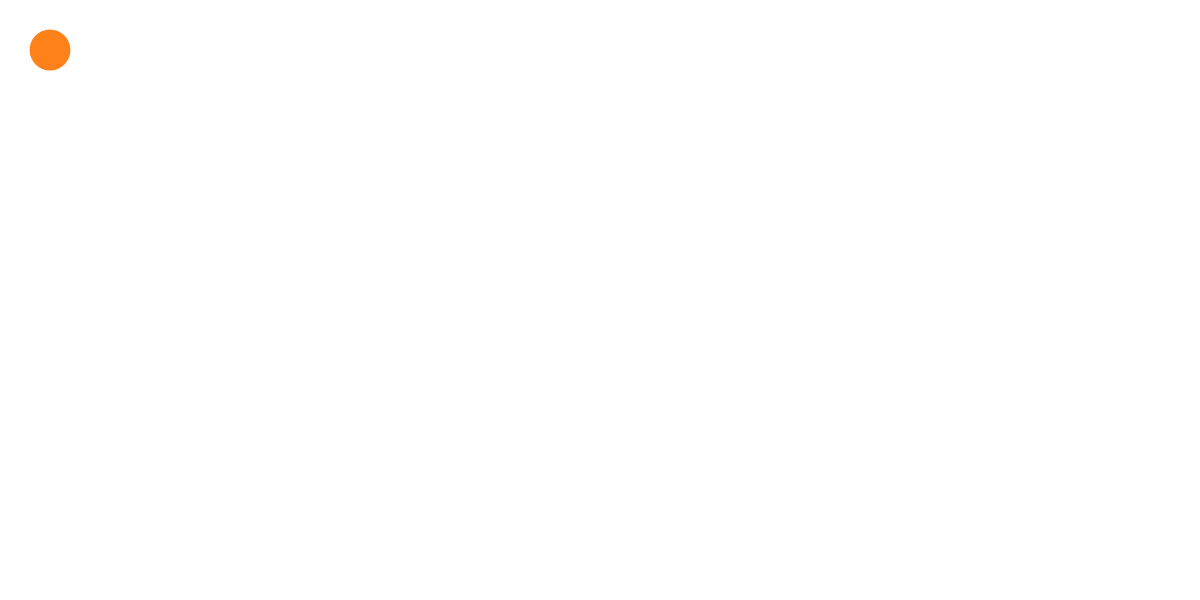
Frame 1 (no input)
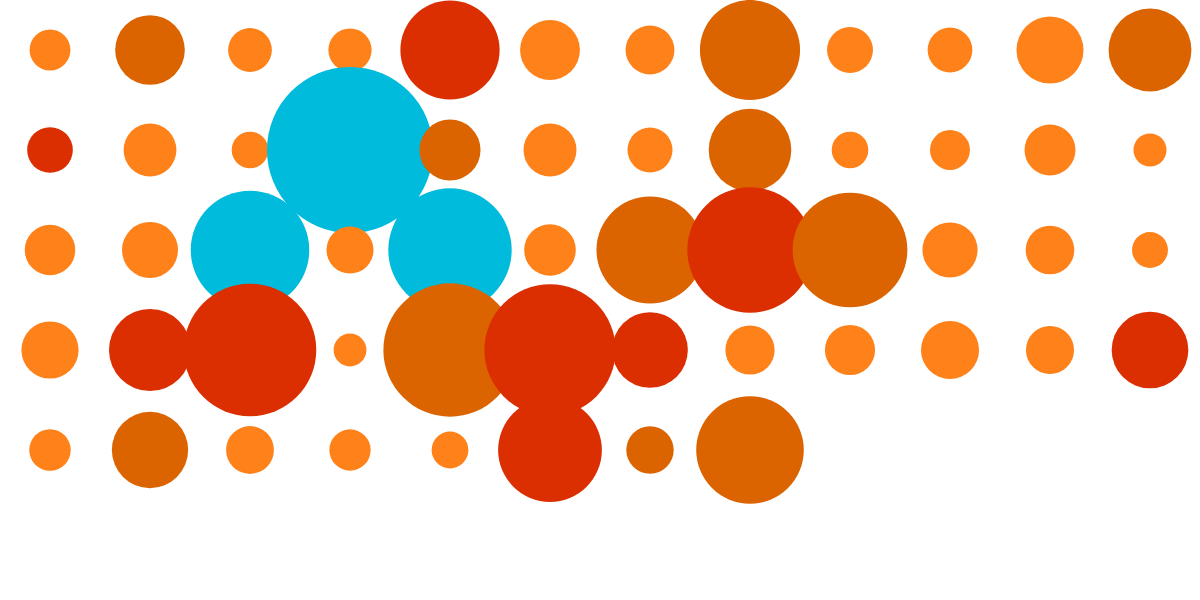
Frame 60 (no input)
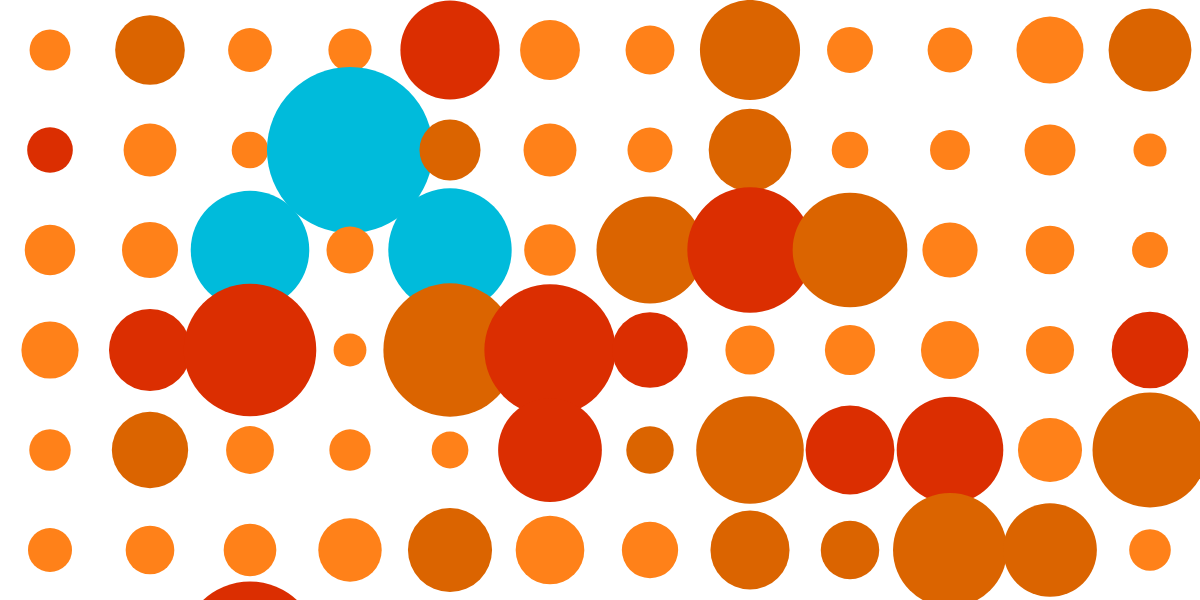
Frame 120 (the mouse pressed at the canvas centre since frame 60)

The p5.js sketch that drew these frames (run headless with seeded random() and noise() and a simulated clock; from frame 60 on, the mouse is pressed at the canvas centre):

// p5.js sketch
// ── sketch.js
let Xlocation = 0;
let Ylocation = 0;
let mean = 50;
let sd = 20;

let sizeOfSquare = 100;

let colors = [];

function setup() {
  colors = [
    color(255, 129, 25),
    color(219, 100, 0),
    color(219, 46, 1),
    color(0, 187, 219),
  ];

  var cnv = createCanvas(1200, 600);
  cnv.style("display", "block");
  background(255);
  angleMode(DEGREES);

  noStroke();
}

function draw() {
  const gaussianColor = randomGaussian(mean, sd);
  let circleSize;

  //primary color
  if (gaussianColor > 30 && gaussianColor < 70) {
    fill(colors[0]);
    circleSize = randomGaussian(50, 10);
  } else if (gaussianColor > 20 && gaussianColor < 80) {
    fill(colors[1]);
    circleSize = randomGaussian(85, 20);
  } else if (gaussianColor > 10 && gaussianColor < 90) {
    fill(colors[2]);
    circleSize = randomGaussian(105, 30);
  } else if (gaussianColor > 0 && gaussianColor < 100) {
    fill(colors[3]);
    circleSize = randomGaussian(145, 50);
  }

  circle(
    Xlocation + sizeOfSquare / 2,
    Ylocation + sizeOfSquare / 2,
    circleSize,
  );

  Xlocation += sizeOfSquare;
  if (Xlocation > width) {
    Xlocation = 0;
    Ylocation += sizeOfSquare;
  }
}
